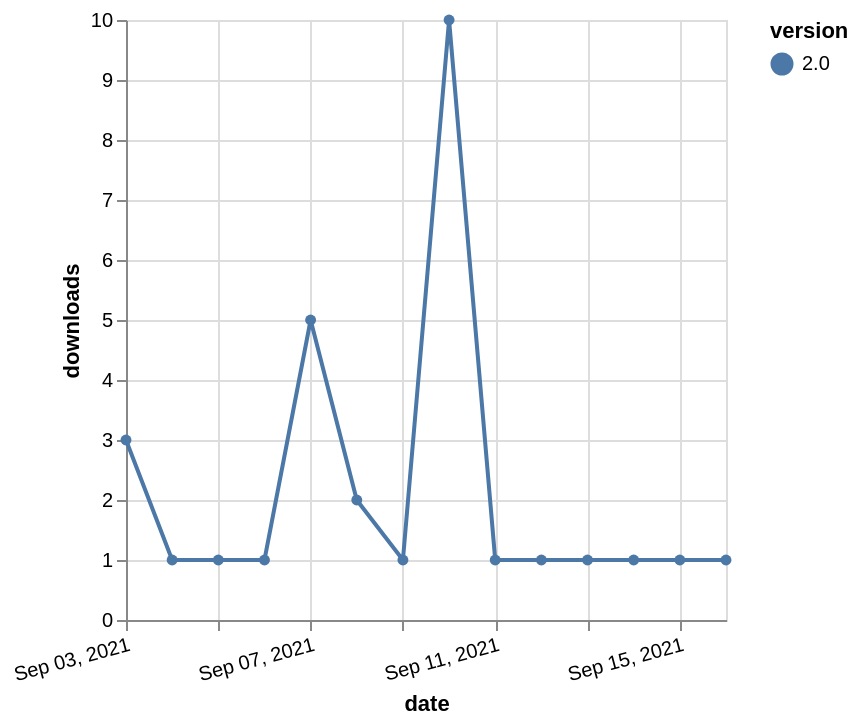

Write the Vega-Lite specification saved for this chart.
### Vega-Lite specification from a JSON file in a GitHub repository (floating-point values rounded to 4 significant figures)
{"$schema": "https://vega.github.io/schema/vega-lite/v5.json", "description": "A simple bar chart with embedded data.", "data": {"values": [{"date": "2021-09-03", "total": 725, "delta": 3, "version": "2.0"}, {"date": "2021-09-04", "total": 726, "delta": 1, "version": "2.0"}, {"date": "2021-09-05", "total": 727, "delta": 1, "version": "2.0"}, {"date": "2021-09-06", "total": 728, "delta": 1, "version": "2.0"}, {"date": "2021-09-07", "total": 733, "delta": 5, "version": "2.0"}, {"date": "2021-09-08", "total": 735, "delta": 2, "version": "2.0"}, {"date": "2021-09-09", "total": 736, "delta": 1, "version": "2.0"}, {"date": "2021-09-10", "total": 746, "delta": 10, "version": "2.0"}, {"date": "2021-09-11", "total": 747, "delta": 1, "version": "2.0"}, {"date": "2021-09-12", "total": 748, "delta": 1, "version": "2.0"}, {"date": "2021-09-13", "total": 749, "delta": 1, "version": "2.0"}, {"date": "2021-09-14", "total": 750, "delta": 1, "version": "2.0"}, {"date": "2021-09-15", "total": 751, "delta": 1, "version": "2.0"}, {"date": "2021-09-16", "total": 752, "delta": 1, "version": "2.0"}]}, "width": "container", "mark": {"type": "line", "point": {"filled": true}}, "encoding": {"x": {"field": "date", "type": "temporal", "timeUnit": "yearmonthdate", "title": "date", "axis": {"labelAngle": -15}}, "y": {"field": "delta", "type": "quantitative", "title": "downloads"}, "color": {"field": "version", "type": "nominal"}, "tooltip": {"field": "delta"}}}
